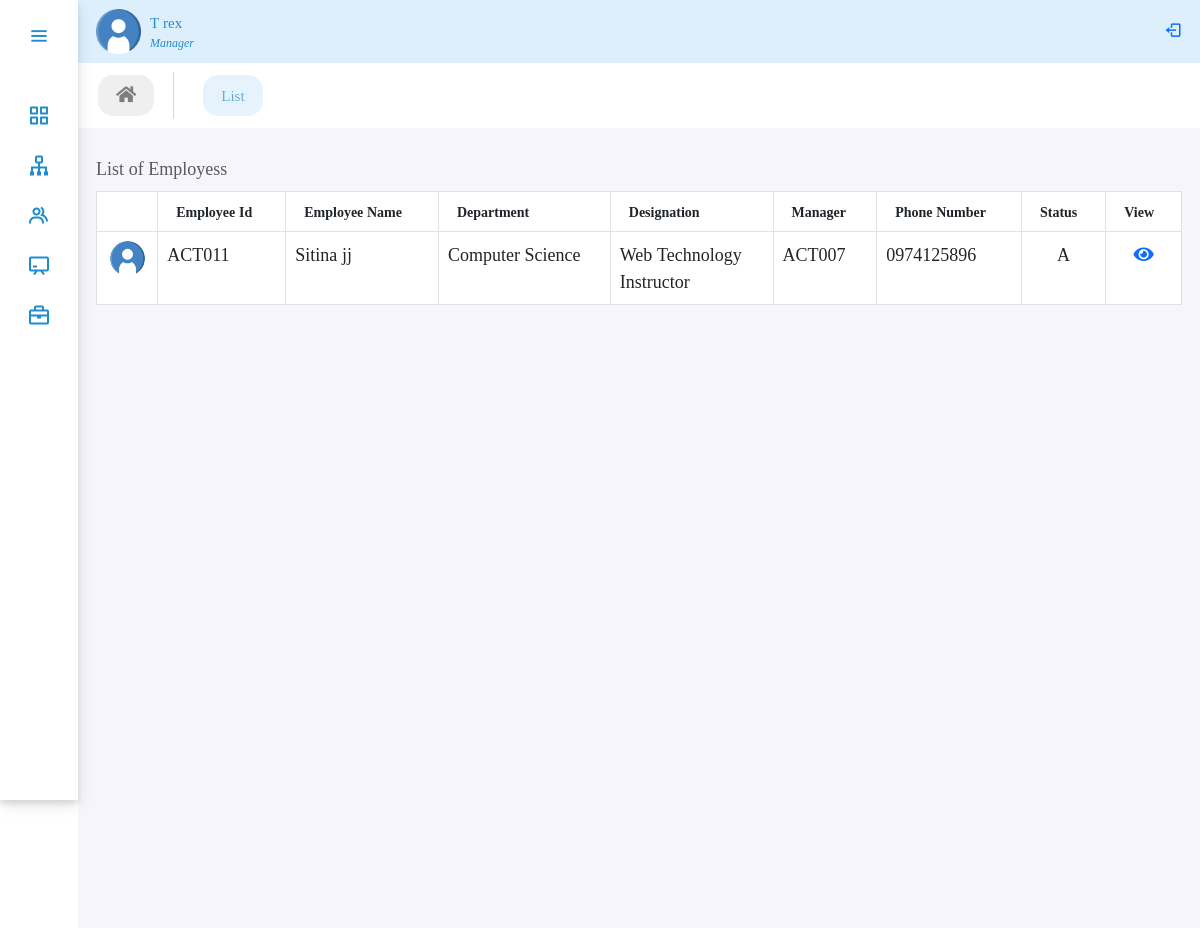
/panel/probation (signed in), run on the app's committed database.
### performance/models.py (models this page shows, shortened)
class CustomUser(AbstractBaseUser, PermissionsMixin):
    user_id = models.CharField(max_length=10, unique=True)
    first_name = models.CharField(max_length=30)
    last_name = models.CharField(max_length=30)
    is_active = models.BooleanField(default=True)
    is_manager = models.BooleanField(default=False)
    is_employee = models.BooleanField(default=False)
    is_admin = models.BooleanField(default=False)
    is_staff = models.BooleanField(default=False)
    is_superuser = models.BooleanField(default=False)
    objects = UserManager()
    USERNAME_FIELD = 'user_id'
    REQUIRED_FIELDS = ['first_name', 'last_name']
    class Meta:
        permissions = [
            ("view_manager_pages", "Can view manager pages"),
            ("view_employee_pages", "Can view employee pages"),
        ]
    def __str__(self):
        return self.user_id

class Employee(models.Model):
    user = models.OneToOneField(
        CustomUser, on_delete=models.CASCADE, null=True, blank=True, related_name='user')
    GENDER_CHOICES = (
        ('M', 'Male'),
        ('F', 'Female'),
    )
    MARITAL_STATUS_CHOICES = (
        ('S', 'Single'),
        ('M', 'Married'),
        ('D', 'Divorced'),
        ('W', 'Widowed'),
    )
    EMPLOYMENT_TYPE_CHOICES = (
        ('fulltime_permanent', 'Fulltime Permanent'),
        ('fulltime_probation', 'Fulltime Probation'),
        ('part_time_contract', 'Part Time Contract'),
    )
    STATUS_CHOICES = (
        ('A', 'Active'),
        ('IN', 'Inactive'),
    )
    avatar = models.ImageField(upload_to='avatar/', null=True, blank=True)
    gender = models.CharField(max_length=1, choices=GENDER_CHOICES, null=True)
    dob = models.DateField(blank=True, null=True)
    nationality = models.CharField(max_length=100, null=True, blank=True)
    marital_status = models.CharField(
        max_length=50, choices=MARITAL_STATUS_CHOICES, null=True, blank=True)
    phone_number = models.CharField(max_length=20, null=True, blank=True)
    email = models.EmailField(max_length=254)
    address = models.CharField(max_length=100, null=True, blank=True)
    joined_date = models.DateField(null=True)
    department = models.ForeignKey(
        Department, on_delete=models.SET_NULL, null=True, blank=True)
    designation = models.ForeignKey(
        Designation, on_delete=models.SET_NULL, null=True)
    employment_type = models.CharField(
        max_length=20, choices=EMPLOYMENT_TYPE_CHOICES, null=True)
    salary = models.DecimalField(
        max_digits=10, decimal_places=2, null=True, blank=True)
    promotion_designation = models.ForeignKey(
        Designation, on_delete=models.SET_NULL, related_name='promotion', null=True, blank=True)
    manager = models.ForeignKey(
        CustomUser, on_delete=models.SET_NULL, null=True, blank=True)
    created_at = models.DateTimeField(auto_now_add=True, null=True, blank=True)
    updated_at = models.DateTimeField(auto_now=True, null=True, blank=True)
    status = models.CharField(max_length=50, null=True, choices=STATUS_CHOICES)
    note = models.TextField(blank=True, null=True)
    objects = ActiveEmployeeManager()

class Department(models.Model):
    department_name = models.CharField(max_length=100, null=True)
    department_head = models.ForeignKey(
        CustomUser, on_delete=models.SET_NULL, related_name='head_of_department', blank=True, null=True)
    status = models.BooleanField(default=True, null=True)
    created_at = models.DateTimeField(auto_now_add=True, null=True)
    updated_at = models.DateTimeField(auto_now=True, null=True)
    def __str__(self):
        return self.department_name

class Designation(models.Model):
    department = models.ForeignKey(
        Department, on_delete=models.SET_NULL, related_name='designations', null=True, blank=True)
    job_title = models.CharField(max_length=100, null=True)
    created_at = models.DateTimeField(auto_now_add=True, null=True)
    updated_at = models.DateTimeField(auto_now=True, null=True)
    def __str__(self):
        return self.job_title

### performance/views.py (the view)
# urls.py: path('panel/probation', views.probate, name='probation'),
@user_passes_test(is_manager)
def probate(request):
    employee_on_probation = get_employee_with_probation()
    context = {"employee_on_probation": employee_on_probation}
    return render(request, 'performance/probation.html', context)

### performance/models.py (called while the page is built)
    def get_queryset(self):
        return super().get_queryset().exclude(status='In')

### performance/views.py (called while the page is built)
def is_manager(user):
    return user.is_authenticated and user.is_manager

def get_employee_with_probation():
    employee_on_probation = Employee.objects.filter(
        employment_type="fulltime_probation")
    return employee_on_probation

### performance/templates/performance/probation.html (shortened to what this page needs)
{% extends 'performance/adminPanel.html' %}
{% load static %}
{% block body %}
<ul class="nav panelNav fw-medium">
    <li class="nav-item">
        <a class="nav-link" href="{% url 'dashboard' %}"><i class="fa fa-home"></i></a>
    </li>
    <li class="nav-item">
        <a class="nav-link active" href="#"> List</a>
    </li>
</ul>
<div class="table-responsive table-hover home-section p-lg-3">
    <table class="table table-bordered caption-top">
        <caption>List of Employess</caption>
        <thead>
            <tr>
                <th></th>
                <th class="px-3" style="font-size: 14px;">Employee Id</th>
                <th class="px-3" style="font-size: 14px;">Employee Name</th>
                <th class="px-3" style="font-size: 14px;">Department</th>
                <th class="px-3" style="font-size: 14px;">Designation</th>
                <th class="px-3" style="font-size: 14px;">Manager</th>
                <th class="px-3" style="font-size: 14px;">Phone Number</th>
                <th class="px-3" style="font-size: 14px;">Status</th>
                <th class="px-3" style="font-size: 14px;">View</th>
            </tr>
        </thead>
        <tbody class="table-caption-top">
            {% for employee in employee_on_probation %}
            {% if employee.status != "fulltime_permanent" %}
            <tr>
                <td class="text-center"><img src="/media/avatar/user.png" style="width:35px; height:35px; border-radius: 100%;"></td>
                <td>{{ employee.user.user_id }}</td>
                <td>{{ employee.user.first_name }} {{employee.user.last_name}}</td>
                <td>{{ employee.department }}</td>
                <td style="width:15%; text-align:left;">{{ employee.designation }}</td>
                <td>{{ employee.manager }}</td>
                <td>{{ employee.phone_number }}</td>
                <td class="text-center">{{ employee.status }}</td>
                <td class="text-center"><a href="{% url 'employee_detail' employee.id %}"><i class="fas fa-eye" ></i></a></td>
            </tr>
            {% endif %}
            {% endfor %}
        </tbody>
    </table>
</div>
{% endblock body %}

### performance/templates/performance/adminPanel.html (shortened to what this page needs)
{% extends 'performance/base.html' %}
{% load static %}
{% block sidebar %}
<div class="sidebar">
  <div class="logo_details">
    <i class="bx bx-menu" id="btns"></i>
  </div>
  <ul class="nav-list">
    <li>
      {% if user.is_manager %}
       <a href="{% url 'dashboard' %}">
        <i class="bx bx-grid-alt"></i>
      </a>
      {% endif %}
    </li>
    {% if user.is_manager %}
    <li>
      <a href="{% url 'department' %}">
        <i class="bx bx-sitemap"></i>
      </a>
    </li>
    {% endif %}
    {% if user.is_manager %}
    <li>
      <a href="{% url 'employees'  %}">
        <i class="bx bx-group"></i>
      </a>
    </li>
    {% endif %}
    <li>
      {% if user.is_manager %}
      <a href="{% url 'training' %}">
        <i class="bx bx-chalkboard"></i>
      </a>
      {% endif %}
    </li>
     <li>
      {% if user.is_manager %}
      <a href="{% url 'development' %}">
        <i class="bx bx-briefcase"></i>
      </a>
      {% endif %}
    </li>
  </ul>
</div>
<nav class="navbar mainNav">
    <ul class="nav">
      <li class="nav-item profile">
        <div class="profile_details d-flex mx-3">
          <img src="{% static 'performance/images/user.png' %}" width="45" alt="">
          <div class="profile_content mx-2 my-auto">
            <div class="name">{{user.first_name}} {{user.last_name}}</div>
            {% if user.is_manager %}
            <div class="designation">Manager</div>
            {% endif %}
          </div>
        </div>
      </li>
    </ul>
    <span class="navbar-text small pe-3">
      <form action="{% url 'logout' %}" method="post">
      <button type="submit" style="border:none; background:transparent; "> <i class="bx bx-log-out text-primary" id="log_out"></i></button>
    </form>
    </span>
</nav>
{% endblock sidebar %}

### performance/static/performance/css/style.css (style rules this page uses)
:root { --color-default: #218ccc; --color-second:#DEEFFC; --color-white:#fff; --color-body:#e4e9f7; --color-light:#e0e0e0; }
* { margin: 0; padding: 0; font-size: 18px; font-family: 'Noto Serif Georgian', serif; text-align: justify; box-sizing: border-box; }
span { color: var(--color-default); font-size: 50px; }
.sidebar { min-height: 100vh; width: 78px; padding: 6px 14px; z-index: 99; background-color: var(--color-white); transition: all .5s ease; position: fixed; top: 0; left: 0; margin: 0; padding: 0 auto; box-shadow: 0 4px 6px rgba(0, 0, 0, 0.1), 0 5px 15px rgba(0, 0, 0, 0.1); }
.sidebar .logo_details { height: 60px; display: flex; align-items: center; position: relative; }
.sidebar .logo_details #btns { position: absolute; top:50%; right: 0; transform: translateY(-50%); font-size: 23px; text-align: center; cursor: pointer; transition: all .5s ease; }
.sidebar i { color:var(--color-default); height: 60px; line-height: 60px; min-width: 50px; font-size: 25px; text-align: center; }
.sidebar .nav-list { margin-top: 30px; height: 100%; padding: 0; }
.sidebar li { position: relative; margin:8px 0; list-style: none; }
.sidebar li a { display: flex; height: 100%; width: 100%; align-items: center; text-decoration: none; position: relative; transition: all .5s ease; z-index: 12; }
.sidebar li a::after { content: ""; position: absolute; width: 100%; height: 100%; transform: scaleX(0); background-color: var(--color-second); border-radius: 5px; transition: transform 0.3s ease-in-out; transform-origin: left; z-index: -2; }
.sidebar li i { height: 42px; line-height: 40px; font-size: 24px; }
.mainNav { background-color: var(--color-second); position: relative; top: 0; left: 78px; width: calc(100% - 78px); transition: all .5s ease; z-index: 2; }
.mainNav li.profile .name, .mainNav li.profile .designation { font-size: 15px; font-weight: 400; color:var(--color-default); white-space: nowrap; }
.mainNav li.profile .designation { font-size: 12px; font-style: italic; }
.panelNav { position: relative; top: 0; left: 78px; width: calc(100% - 78px); transition: all .5s ease; z-index: 2; }
.home-section { background: rgb(246,245,251); position: relative; min-height: 100vh; top: 0; left:78px; width: calc(100% - 78px); transition: all .5s ease; z-index: 2; }
.panelNav { background-color: var(--color-white); }
.panelNav .nav-link { color: #000; background-color: var(--color-light); border-radius: 15px; font-size: 15px; margin: 12px 10px 12px 20px; opacity: 0.5; }
.panelNav .nav-link.active { opacity: 0.7; background-color: var(--color-second); color: var(--color-default); }

### data on the page
CustomUser: first_name "T", last_name "rex"
Employee: user.user_id "ACT011", user.first_name "Sitina", user.last_name "jj", department "Computer Science", designation "Web Technology Instructor", manager "ACT007", phone_number "0974125896", status "A"
